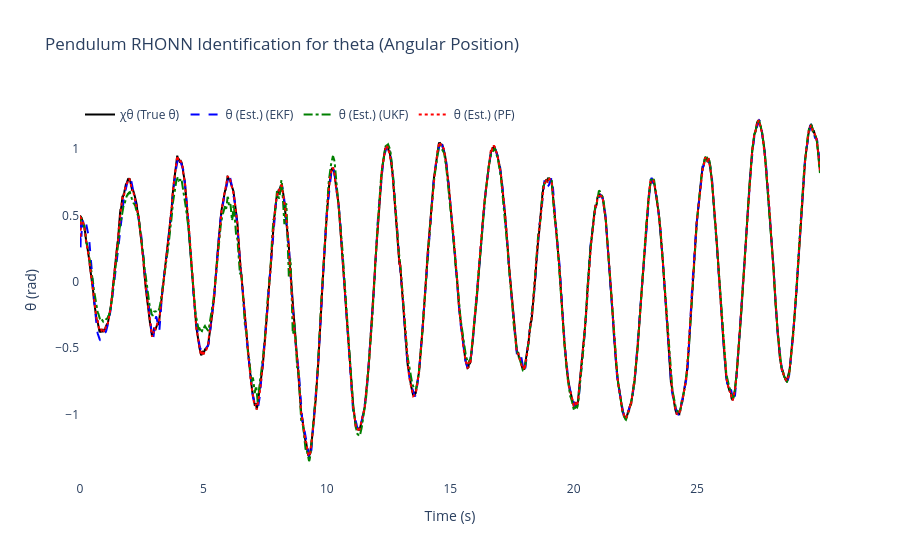
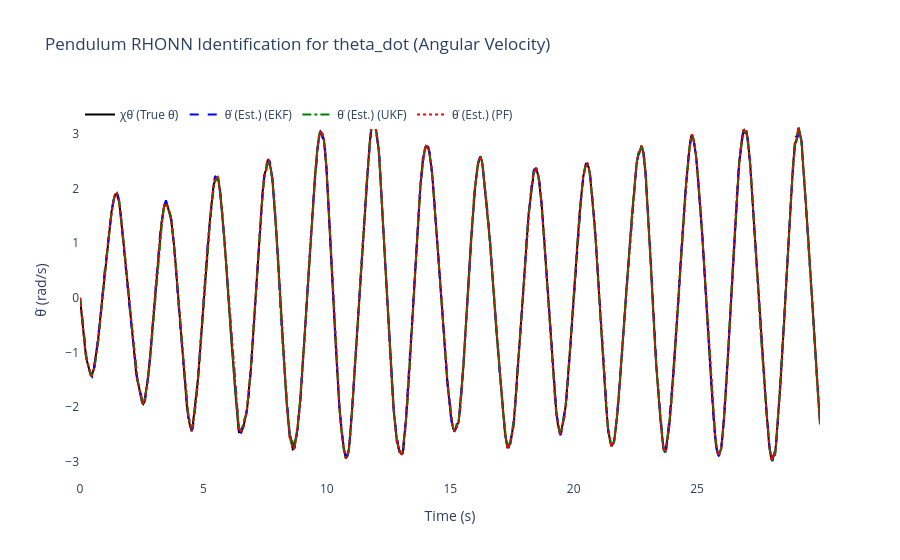
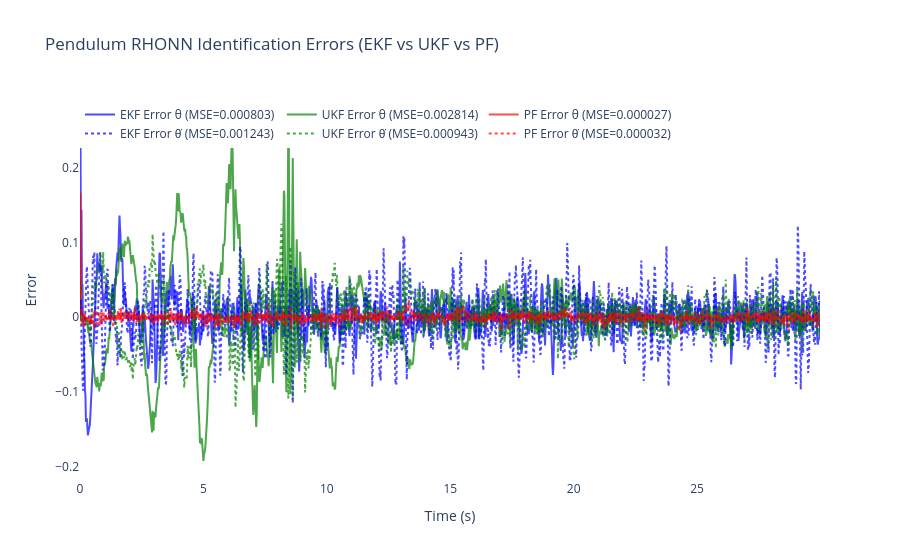
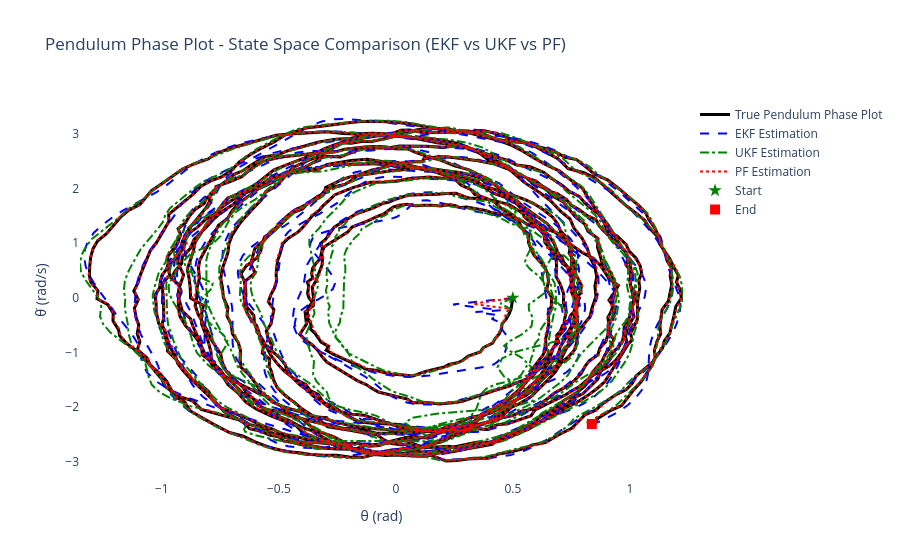

Notebook cell for these charts, in order:
### Code cell
# ============================================================
    # 6) Results & plots for Nonlinear Pendulum
# ============================================================
mse_theta_ekf = np.mean((x_true[:, 0] - x_hat_ekf[:, 0])**2)     # angular position
mse_thetadot_ekf = np.mean((x_true[:, 1] - x_hat_ekf[:, 1])**2)  # angular velocity

mse_theta_ukf = np.mean((x_true[:, 0] - x_hat_ukf[:, 0])**2)     # angular position
mse_thetadot_ukf = np.mean((x_true[:, 1] - x_hat_ukf[:, 1])**2)  # angular velocity

mse_theta_pf = np.mean((x_true[:, 0] - x_hat_pf[:, 0])**2)       # angular position
mse_thetadot_pf = np.mean((x_true[:, 1] - x_hat_pf[:, 1])**2)    # angular velocity

print(f"\nFinal EKF-RHONN Weights:")
for i in range(2):
    state_names = ['theta', 'theta_dot']
    print(f"  Neuron {i+1} ({state_names[i]}): {ekf_trainer.weights[i]}")

print(f"\nFinal UKF-RHONN Weights:")
for i in range(2):
    state_names = ['theta', 'theta_dot']
    print(f"  Neuron {i+1} ({state_names[i]}): {ukf_trainer.weights[i]}")

print(f"\nFinal PF-RHONN Weight Estimates:")
pf_estimates = pf_trainer.get_estimate()
for i in range(2):
    state_names = ['theta', 'theta_dot']
    print(f"  Neuron {i+1} ({state_names[i]}): {pf_estimates[i]}")

print("\n--- Performance Comparison (MSE) for Nonlinear Pendulum ---")
print(f"EKF MSE theta:      {mse_theta_ekf:.6f}")
print(f"EKF MSE theta_dot:  {mse_thetadot_ekf:.6f}")
print(f"UKF MSE theta:      {mse_theta_ukf:.6f}")
print(f"UKF MSE theta_dot:  {mse_thetadot_ukf:.6f}")
print(f"PF  MSE theta:      {mse_theta_pf:.6f}")
print(f"PF  MSE theta_dot:  {mse_thetadot_pf:.6f}")

states_info = [
    {'idx': 0, 'var': 'theta', 'desc': 'Angular Position', 'y_label': 'θ (rad)',
     'chi': 'χθ (True θ)', 'x': 'θ (Est.)'},
    {'idx': 1, 'var': 'theta_dot', 'desc': 'Angular Velocity', 'y_label': 'θ̇ (rad/s)',
     'chi': 'χθ̇ (True θ̇)', 'x': 'θ̇ (Est.)'}
]

for state_info in states_info:
    i = state_info['idx']
    trace_plant = go.Scatter(x=t_history, y=x_true[:, i], mode='lines',
                            name=state_info['chi'], line=dict(color='black', width=2))
    trace_ekf = go.Scatter(x=t_history, y=x_hat_ekf[:, i], mode='lines',
                        name=f"{state_info['x']} (EKF)", line=dict(dash='dash', color='blue'))
    trace_ukf = go.Scatter(x=t_history, y=x_hat_ukf[:, i], mode='lines',
                        name=f"{state_info['x']} (UKF)", line=dict(dash='dashdot', color='green'))
    trace_pf = go.Scatter(x=t_history, y=x_hat_pf[:, i], mode='lines',
                        name=f"{state_info['x']} (PF)", line=dict(dash='dot', color='red'))

    fig = go.Figure([trace_plant, trace_ekf, trace_ukf, trace_pf])
    fig.update_layout(
        title=f'Pendulum RHONN Identification for {state_info["var"]} ({state_info["desc"]})',
        xaxis_title='Time (s)',
        yaxis_title=state_info['y_label'],
        legend=dict(x=0, y=1, orientation='h'),
        font=dict(size=12),
        plot_bgcolor='white',
        paper_bgcolor='white'
    )
    fig.show()

# Errors for both states
error_theta_ekf = x_true[:, 0] - x_hat_ekf[:, 0]
error_thetadot_ekf = x_true[:, 1] - x_hat_ekf[:, 1]

error_theta_ukf = x_true[:, 0] - x_hat_ukf[:, 0]
error_thetadot_ukf = x_true[:, 1] - x_hat_ukf[:, 1]

error_theta_pf = x_true[:, 0] - x_hat_pf[:, 0]
error_thetadot_pf = x_true[:, 1] - x_hat_pf[:, 1]

fig2 = go.Figure()
fig2.add_trace(go.Scatter(x=t_history, y=error_theta_ekf, mode='lines',
                        name=f'EKF Error θ (MSE={mse_theta_ekf:.6f})', opacity=0.7, line=dict(color='blue')))
fig2.add_trace(go.Scatter(x=t_history, y=error_theta_ukf, mode='lines',
                        name=f'UKF Error θ (MSE={mse_theta_ukf:.6f})', opacity=0.7, line=dict(color='green')))
fig2.add_trace(go.Scatter(x=t_history, y=error_theta_pf, mode='lines',
                        name=f'PF Error θ (MSE={mse_theta_pf:.6f})', opacity=0.7, line=dict(color='red')))
fig2.add_trace(go.Scatter(x=t_history, y=error_thetadot_ekf, mode='lines',
                        name=f'EKF Error θ̇ (MSE={mse_thetadot_ekf:.6f})', opacity=0.7, line=dict(color='blue', dash='dot')))
fig2.add_trace(go.Scatter(x=t_history, y=error_thetadot_ukf, mode='lines',
                        name=f'UKF Error θ̇ (MSE={mse_thetadot_ukf:.6f})', opacity=0.7, line=dict(color='green', dash='dot')))
fig2.add_trace(go.Scatter(x=t_history, y=error_thetadot_pf, mode='lines',
                        name=f'PF Error θ̇ (MSE={mse_thetadot_pf:.6f})', opacity=0.7, line=dict(color='red', dash='dot')))
fig2.update_layout(
    title='Pendulum RHONN Identification Errors (EKF vs UKF vs PF)',
    xaxis_title='Time (s)',
    yaxis_title='Error',
    legend=dict(x=0, y=1, orientation='h'),
    font=dict(size=12),
    plot_bgcolor='white',
    paper_bgcolor='white'
)
fig2.show()

# Phase plot (theta vs theta_dot for pendulum)
fig_phase = go.Figure()
fig_phase.add_trace(go.Scatter(x=x_true[:, 0], y=x_true[:, 1], mode='lines',
                              name='True Pendulum Phase Plot',
                              line=dict(color='black', width=3)))
fig_phase.add_trace(go.Scatter(x=x_hat_ekf[:, 0], y=x_hat_ekf[:, 1], mode='lines',
                              name='EKF Estimation',
                              line=dict(color='blue', width=2, dash='dash')))
fig_phase.add_trace(go.Scatter(x=x_hat_ukf[:, 0], y=x_hat_ukf[:, 1], mode='lines',
                              name='UKF Estimation',
                              line=dict(color='green', width=2, dash='dashdot')))
fig_phase.add_trace(go.Scatter(x=x_hat_pf[:, 0], y=x_hat_pf[:, 1], mode='lines',
                              name='PF Estimation',
                              line=dict(color='red', width=2, dash='dot')))
# Add start and end markers
fig_phase.add_trace(go.Scatter(x=[x_true[0, 0]], y=[x_true[0, 1]], mode='markers',
                              name='Start', marker=dict(color='green', size=10, symbol='star')))
fig_phase.add_trace(go.Scatter(x=[x_true[-1, 0]], y=[x_true[-1, 1]], mode='markers',
                              name='End', marker=dict(color='red', size=10, symbol='square')))
fig_phase.update_layout(
    title='Pendulum Phase Plot - State Space Comparison (EKF vs UKF vs PF)',
    xaxis_title='θ (rad)',
    yaxis_title='θ̇ (rad/s)',
    font=dict(size=12),
    plot_bgcolor='white',
    paper_bgcolor='white',
    showlegend=True
)
fig_phase.show()

# Determine which filter has the lowest total MSE (sum of theta, theta_dot)
mse_total_ekf = mse_theta_ekf + mse_thetadot_ekf
mse_total_ukf = mse_theta_ukf + mse_thetadot_ukf
mse_total_pf = mse_theta_pf + mse_thetadot_pf

mse_totals = {'EKF': mse_total_ekf, 'UKF': mse_total_ukf, 'PF': mse_total_pf}
best_filter = min(mse_totals, key=mse_totals.get)

print(f"\nBest overall performance: {best_filter} (lowest total MSE: {mse_totals[best_filter]:.6f})")

### Figure 1 — Plotly figure (JSON) as saved in the notebook; plotly's stock layout.template omitted (floating-point values rounded to 4 significant figures; data arrays with more than 128 entries replaced by an {"elided": "..."} marker saying what was removed)
{"data": [{"line": {"color": "black", "width": 2}, "mode": "lines", "name": "χθ (True θ)", "type": "scatter", "x": {"elided": "1500 float values"}, "y": {"elided": "1500 float values"}}, {"line": {"color": "blue", "dash": "dash"}, "mode": "lines", "name": "θ (Est.) (EKF)", "type": "scatter", "x": {"elided": "1500 float values"}, "y": {"elided": "1500 float values"}}, {"line": {"color": "green", "dash": "dashdot"}, "mode": "lines", "name": "θ (Est.) (UKF)", "type": "scatter", "x": {"elided": "1500 float values"}, "y": {"elided": "1500 float values"}}, {"line": {"color": "red", "dash": "dot"}, "mode": "lines", "name": "θ (Est.) (PF)", "type": "scatter", "x": {"elided": "1500 float values"}, "y": {"elided": "1500 float values"}}], "layout": {"font": {"size": 12}, "legend": {"orientation": "h", "x": 0, "y": 1}, "paper_bgcolor": "white", "plot_bgcolor": "white", "title": {"text": "Pendulum RHONN Identification for theta (Angular Position)"}, "xaxis": {"title": {"text": "Time (s)"}}, "yaxis": {"title": {"text": "θ (rad)"}}}}

### Figure 2 — Plotly figure (JSON) as saved in the notebook; plotly's stock layout.template omitted (floating-point values rounded to 4 significant figures; data arrays with more than 128 entries replaced by an {"elided": "..."} marker saying what was removed)
{"data": [{"line": {"color": "black", "width": 2}, "mode": "lines", "name": "χθ̇ (True θ̇)", "type": "scatter", "x": {"elided": "1500 float values"}, "y": {"elided": "1500 float values"}}, {"line": {"color": "blue", "dash": "dash"}, "mode": "lines", "name": "θ̇ (Est.) (EKF)", "type": "scatter", "x": {"elided": "1500 float values"}, "y": {"elided": "1500 float values"}}, {"line": {"color": "green", "dash": "dashdot"}, "mode": "lines", "name": "θ̇ (Est.) (UKF)", "type": "scatter", "x": {"elided": "1500 float values"}, "y": {"elided": "1500 float values"}}, {"line": {"color": "red", "dash": "dot"}, "mode": "lines", "name": "θ̇ (Est.) (PF)", "type": "scatter", "x": {"elided": "1500 float values"}, "y": {"elided": "1500 float values"}}], "layout": {"font": {"size": 12}, "legend": {"orientation": "h", "x": 0, "y": 1}, "paper_bgcolor": "white", "plot_bgcolor": "white", "title": {"text": "Pendulum RHONN Identification for theta_dot (Angular Velocity)"}, "xaxis": {"title": {"text": "Time (s)"}}, "yaxis": {"title": {"text": "θ̇ (rad/s)"}}}}

### Figure 3 — Plotly figure (JSON) as saved in the notebook; plotly's stock layout.template omitted (floating-point values rounded to 4 significant figures; data arrays with more than 128 entries replaced by an {"elided": "..."} marker saying what was removed)
{"data": [{"line": {"color": "blue"}, "mode": "lines", "name": "EKF Error θ (MSE=0.000803)", "opacity": 0.7, "type": "scatter", "x": {"elided": "1500 float values"}, "y": {"elided": "1500 float values"}}, {"line": {"color": "green"}, "mode": "lines", "name": "UKF Error θ (MSE=0.002814)", "opacity": 0.7, "type": "scatter", "x": {"elided": "1500 float values"}, "y": {"elided": "1500 float values"}}, {"line": {"color": "red"}, "mode": "lines", "name": "PF Error θ (MSE=0.000027)", "opacity": 0.7, "type": "scatter", "x": {"elided": "1500 float values"}, "y": {"elided": "1500 float values"}}, {"line": {"color": "blue", "dash": "dot"}, "mode": "lines", "name": "EKF Error θ̇ (MSE=0.001243)", "opacity": 0.7, "type": "scatter", "x": {"elided": "1500 float values"}, "y": {"elided": "1500 float values"}}, {"line": {"color": "green", "dash": "dot"}, "mode": "lines", "name": "UKF Error θ̇ (MSE=0.000943)", "opacity": 0.7, "type": "scatter", "x": {"elided": "1500 float values"}, "y": {"elided": "1500 float values"}}, {"line": {"color": "red", "dash": "dot"}, "mode": "lines", "name": "PF Error θ̇ (MSE=0.000032)", "opacity": 0.7, "type": "scatter", "x": {"elided": "1500 float values"}, "y": {"elided": "1500 float values"}}], "layout": {"font": {"size": 12}, "legend": {"orientation": "h", "x": 0, "y": 1}, "paper_bgcolor": "white", "plot_bgcolor": "white", "title": {"text": "Pendulum RHONN Identification Errors (EKF vs UKF vs PF)"}, "xaxis": {"title": {"text": "Time (s)"}}, "yaxis": {"title": {"text": "Error"}}}}

### Figure 4 — Plotly figure (JSON) as saved in the notebook; plotly's stock layout.template omitted (floating-point values rounded to 4 significant figures; data arrays with more than 128 entries replaced by an {"elided": "..."} marker saying what was removed)
{"data": [{"line": {"color": "black", "width": 3}, "mode": "lines", "name": "True Pendulum Phase Plot", "type": "scatter", "x": {"elided": "1500 float values"}, "y": {"elided": "1500 float values"}}, {"line": {"color": "blue", "dash": "dash", "width": 2}, "mode": "lines", "name": "EKF Estimation", "type": "scatter", "x": {"elided": "1500 float values"}, "y": {"elided": "1500 float values"}}, {"line": {"color": "green", "dash": "dashdot", "width": 2}, "mode": "lines", "name": "UKF Estimation", "type": "scatter", "x": {"elided": "1500 float values"}, "y": {"elided": "1500 float values"}}, {"line": {"color": "red", "dash": "dot", "width": 2}, "mode": "lines", "name": "PF Estimation", "type": "scatter", "x": {"elided": "1500 float values"}, "y": {"elided": "1500 float values"}}, {"marker": {"color": "green", "size": 10, "symbol": "star"}, "mode": "markers", "name": "Start", "type": "scatter", "x": [0.5], "y": [0]}, {"marker": {"color": "red", "size": 10, "symbol": "square"}, "mode": "markers", "name": "End", "type": "scatter", "x": [0.8374], "y": [-2.305]}], "layout": {"font": {"size": 12}, "paper_bgcolor": "white", "plot_bgcolor": "white", "showlegend": true, "title": {"text": "Pendulum Phase Plot - State Space Comparison (EKF vs UKF vs PF)"}, "xaxis": {"title": {"text": "θ (rad)"}}, "yaxis": {"title": {"text": "θ̇ (rad/s)"}}}}
